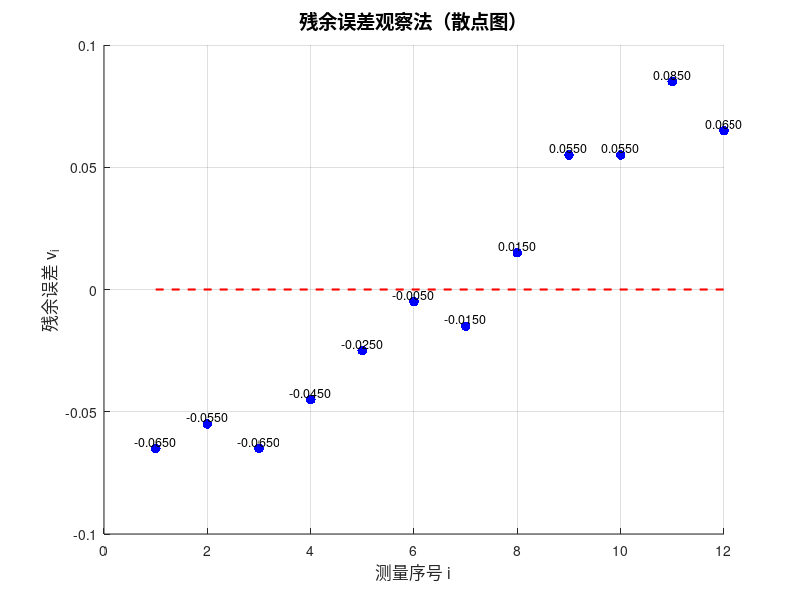

Write MATLAB code to recreate this figure.
%% ============================================================
%  系统误差判别分析
%  方法1: 残余误差观察法（散点图）
%  方法2: 马利科夫准则
%  方法3: 不同公式计算标准差比较法
%% ============================================================

clear; clc; close all;

%% 1. 输入测量数据
x = [20.06, 20.07, 20.06, 20.08, 20.10, 20.12, ...
     20.11, 20.14, 20.18, 20.18, 20.21, 20.19];
n = length(x);

fprintf('================ 测量数据 ================\n');
fprintf('测量次数 n = %d\n', n);
fprintf('数据: '); fprintf('%.2f ', x); fprintf('\n');

%% 2. 计算算术平均值
x_bar = mean(x);
fprintf('\n算术平均值: %.4f\n', x_bar);

%% 3. 计算残余误差（残差）
v = x - x_bar;          % 残差 vi = xi - x_bar
fprintf('\n残余误差 vi:\n');
for i = 1:n
    fprintf('v%d = %.4f\n', i, v(i));
end

%% ==================== 方法1: 残余误差观察法（散点图）====================
figure('Name', '残余误差观察法', 'Position', [100 550 700 400]);

scatter(1:n, v, 50, 'b', 'filled');
hold on;
plot([1 n], [0 0], 'r--', 'LineWidth', 1.5);  % 零线

xlabel('测量序号 i', 'FontSize', 12);
ylabel('残余误差 v_i', 'FontSize', 12);
title('残余误差观察法（散点图）', 'FontSize', 14);

% 标注各点数值
for i = 1:n
    text(i, v(i)+0.003, sprintf('%.4f', v(i)), ...
        'HorizontalAlignment', 'center', 'FontSize', 9);
end

grid on;
hold off;

% 观察分析
fprintf('\n================ 方法1: 残余误差观察法 ================\n');
fprintf('观察散点图规律:\n');

% 检查残差符号变化
sign_changes = sum(diff(sign(v)) ~= 0);
fprintf('残差符号变化次数: %d\n', sign_changes);

% 判断趋势
if v(end) > v(1)
    trend = '递增';
else
    trend = '递减';
end
fprintf('残差整体趋势: %s\n', trend);

% 线性拟合判断趋势
p = polyfit(1:n, v, 1);
fprintf('线性拟合斜率: %.6f\n', p(1));

if abs(p(1)) > 0.001
    fprintf('【结论】残差呈现明显%s趋势，怀疑存在线性系统误差！\n', trend);
else
    fprintf('【结论】残差无明显趋势，未发现系统误差。\n');
end

%% ==================== 方法2: 马利科夫准则 ====================
fprintf('\n================ 方法2: 马利科夫准则 ================\n');

% 将数据分为前后两半
n1 = floor(n/2);        % 前半部分个数
n2 = n - n1;            % 后半部分个数

% 计算前后两组的残差和
M1 = sum(v(1:n1));      % 前半部分残差和
M2 = sum(v(n1+1:n));    % 后半部分残差和

% 马利科夫统计量
M = M1 - M2;

fprintf('前半部分 (i=1~%d): 残差和 M1 = %.4f\n', n1, M1);
fprintf('后半部分 (i=%d~%d): 残差和 M2 = %.4f\n', n1+1, n, M2);
fprintf('马利科夫统计量 M = M1 - M2 = %.4f\n', M);

% 判断准则
% 计算残差绝对值平均值
v_avg_abs = mean(abs(v));
fprintf('残差绝对值平均值: %.4f\n', v_avg_abs);

if abs(M) > v_avg_abs
    fprintf('【结论】|M| = %.4f > %.4f (残差绝对值平均值)\n', abs(M), v_avg_abs);
    fprintf('      存在系统误差！\n');
else
    fprintf('【结论】|M| = %.4f <= %.4f (残差绝对值平均值)\n', abs(M), v_avg_abs);
    fprintf('      未发现系统误差。\n');
end

%% ==================== 方法3: 不同公式计算标准差比较法 ====================
fprintf('\n================ 方法3: 不同公式标准差比较法 ================\n');

% 公式1: 贝塞尔公式（最常用）
sigma_bessel = sqrt(sum(v.^2) / (n - 1));
fprintf('公式1 (贝塞尔公式):      σ = sqrt(Σvi²/(n-1)) = %.6f\n', sigma_bessel);

% 公式2: 彼得斯公式
sigma_peters = sqrt(sum(v.^2) / (n - 1)) * sqrt(pi/2) / sqrt(n);
% 或者简化为: 1.253 * sqrt(sum(v.^2) / (n*(n-1)))
sigma_peters = 1.253 * sqrt(sum(v.^2) / (n * (n - 1)));
fprintf('公式2 (彼得斯公式):      σ = 1.253 * sqrt(Σvi²/(n(n-1))) = %.6f\n', sigma_peters);

% 公式3: 极差法
R = max(x) - min(x);    % 极差
d_n = [0, 0, 1.128, 1.693, 2.059, 2.326, 2.534, 2.704, 2.847, 2.970, ...
       3.078, 3.173, 3.258, 3.336, 3.407, 3.472, 3.532, 3.588, 3.640, 3.689];
if n <= 20
    d = d_n(n);
else
    d = sqrt(n) - 0.5;  % 近似公式
end
sigma_range = R / d;
fprintf('公式3 (极差法):          σ = R/dn = %.4f/%.3f = %.6f\n', R, d, sigma_range);

% 公式4: 最大残差法
v_max = max(abs(v));
K_n = [0, 0, 1.77, 2.00, 2.24, 2.44, 2.62, 2.78, 2.92, 3.05, ...
       3.16, 3.26, 3.36, 3.45, 3.53, 3.61, 3.68, 3.75, 3.82, 3.88];
if n <= 20
    K = K_n(n);
else
    K = sqrt(n - 0.5);  % 近似
end
sigma_maxres = v_max / K;
fprintf('公式4 (最大残差法):      σ = |v|max/Kn = %.4f/%.3f = %.6f\n', v_max, K, sigma_maxres);

% 比较分析
fprintf('\n----- 标准差比较 -----\n');
sigmas = [sigma_bessel, sigma_peters, sigma_range, sigma_maxres];
sigma_mean = mean(sigmas);
fprintf('各公式标准差平均值: %.6f\n', sigma_mean);

% 计算各公式与平均值的相对偏差
fprintf('\n各公式与平均值的相对偏差:\n');
labels_sigma = {'贝塞尔', '彼得斯', '极差法', '最大残差法'};
for i = 1:4
    dev = abs(sigmas(i) - sigma_mean) / sigma_mean * 100;
    fprintf('%s公式: %.2f%%\n', labels_sigma{i}, dev);
end

% 判断是否存在系统误差
max_dev = max(abs(sigmas - sigma_mean)) / sigma_mean * 100;
threshold = 10;  % 10%阈值

if max_dev > threshold
    fprintf('\n【结论】各公式计算的标准差差异较大（最大偏差 %.2f%% > %.0f%%）\n', max_dev, threshold);
    fprintf('      测量列中存在系统误差！\n');
else
    fprintf('\n【结论】各公式计算的标准差基本一致（最大偏差 %.2f%% <= %.0f%%）\n', max_dev, threshold);
    fprintf('      未发现明显系统误差。\n');
end

%% ==================== 综合结论 ====================
fprintf('\n================ 综合结论 ================\n');
fprintf('1. 残余误差观察法: 残差呈%s趋势，斜率=%.6f\n', trend, p(1));
fprintf('2. 马利科夫准则: M = %.4f\n', M);
fprintf('3. 标准差比较法: 最大相对偏差 = %.2f%%\n', max_dev);

% 综合判断
system_error_count = 0;
if abs(p(1)) > 0.001, system_error_count = system_error_count + 1; end
if abs(M) > v_avg_abs, system_error_count = system_error_count + 1; end
if max_dev > threshold, system_error_count = system_error_count + 1; end

fprintf('\n三种方法中，%d种方法判断存在系统误差。\n', system_error_count);
if system_error_count >= 2
    fprintf('【最终结论】该测量列中存在系统误差！\n');
else
    fprintf('【最终结论】该测量列中未发现明显系统误差。\n');
end
